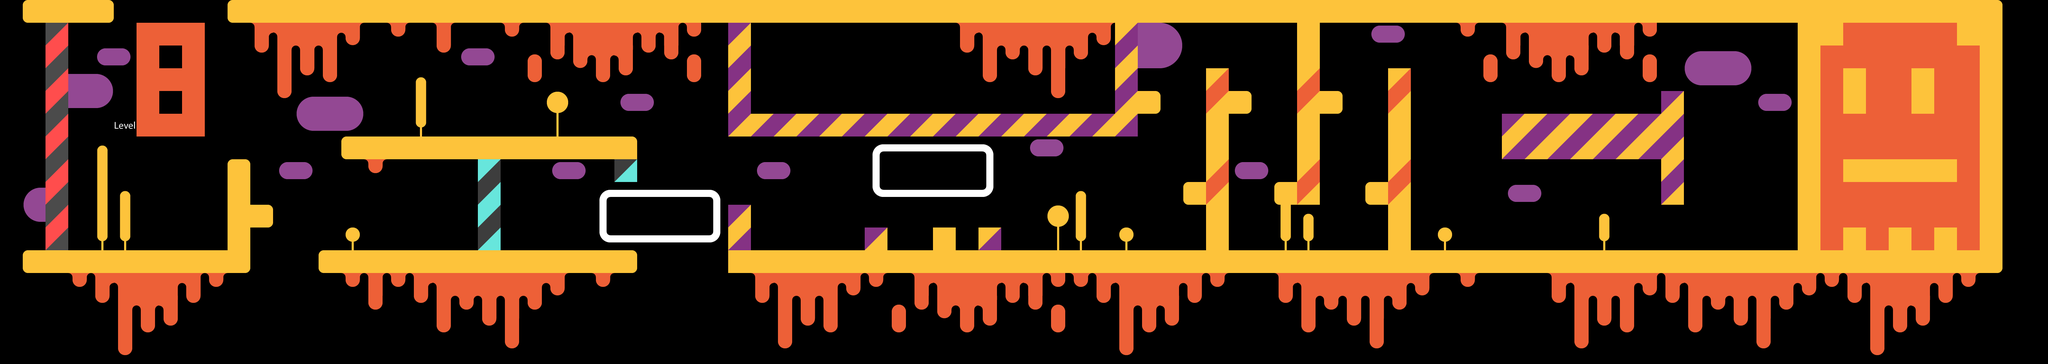

A 2D game scene composited from a Tiled map and its tileset images. What follows is a short description and the map's XML, with each tile layer's data collapsed to a summary:
An orthogonal 90x16 tile map with 64x64 px tiles, 2 tile layers (Floor_ui, Coins) and 24 objects.

<map version="1.1" tiledversion="2018.08.22" orientation="orthogonal" renderorder="right-down" width="90" height="16" tilewidth="64" tileheight="64" infinite="0" nextlayerid="6" nextobjectid="134">
 <tileset firstgid="1" source="Tiles.tsx" />
 <layer id="1" name="Floor_ui" width="90" height="16">
  <data>[1440 cells, 732 non-empty, 68 distinct tile ids]</data>
 </layer>
 <layer id="2" name="Coins" width="90" height="16">
  <data>[1440 cells, 12 non-empty, 3 distinct tile ids]</data>
 </layer>
 <objectgroup id="3" name="Coins_Object">
  <object id="51" x="1344" y="256" width="64" height="64" />
  <object id="52" x="1088" y="512" width="64" height="64" />
  <object id="56" x="1216" y="576" width="64" height="64" />
  <object id="60" x="1472" y="576" width="64" height="64" />
  <object id="83" x="1600" y="576" width="64" height="64" />
  <object id="92" x="2240" y="512" width="64" height="64" />
  <object id="100" x="3520" y="384" width="64" height="64" />
  <object id="101" x="4480" y="256" width="64" height="64" />
  <object id="102" x="4928" y="576" width="64" height="64" />
  <object id="120" x="4928" y="128" width="64" height="64" />
 </objectgroup>
 <objectgroup id="4" name="Enemy_Object">
  <object id="122" x="1152" y="512" width="64" height="64">
   <properties>
    <property name="isDynamic" type="bool" value="true" />
    <property name="isVertical" type="bool" value="true" />
   </properties>
  </object>
  <object id="123" x="1472" y="448" width="64" height="64">
   <properties>
    <property name="isDynamic" type="bool" value="true" />
    <property name="isVertical" type="bool" value="false" />
   </properties>
  </object>
  <object id="124" x="2624" y="448" width="64" height="64">
   <properties>
    <property name="isDynamic" type="bool" value="true" />
    <property name="isVertical" type="bool" value="true" />
   </properties>
  </object>
  <object id="125" x="3776" y="384" width="64" height="64">
   <properties>
    <property name="isDynamic" type="bool" value="true" />
    <property name="isVertical" type="bool" value="true" />
   </properties>
  </object>
  <object id="126" x="4096" y="448" width="64" height="64">
   <properties>
    <property name="isDynamic" type="bool" value="true" />
    <property name="isVertical" type="bool" value="true" />
   </properties>
  </object>
  <object id="127" x="3968" y="320" width="64" height="64">
   <properties>
    <property name="isDynamic" type="bool" value="true" />
    <property name="isVertical" type="bool" value="true" />
   </properties>
  </object>
  <object id="128" x="4608" y="576" width="64" height="64">
   <properties>
    <property name="isDynamic" type="bool" value="true" />
    <property name="isVertical" type="bool" value="true" />
   </properties>
  </object>
  <object id="129" x="4800" y="448" width="64" height="64">
   <properties>
    <property name="isDynamic" type="bool" value="true" />
    <property name="isVertical" type="bool" value="false" />
   </properties>
  </object>
  <object id="130" x="4864" y="320" width="64" height="64">
   <properties>
    <property name="isDynamic" type="bool" value="true" />
    <property name="isVertical" type="bool" value="false" />
   </properties>
  </object>
  <object id="131" x="2496" y="640" width="256" height="64">
   <properties>
    <property name="isDynamic" type="bool" value="false" />
    <property name="isVertical" type="bool" value="false" />
   </properties>
  </object>
  <object id="132" x="3264" y="384" width="64" height="64">
   <properties>
    <property name="isDynamic" type="bool" value="true" />
    <property name="isVertical" type="bool" value="true" />
   </properties>
  </object>
  <object id="133" x="3392" y="64" width="64" height="64">
   <properties>
    <property name="isDynamic" type="bool" value="true" />
    <property name="isVertical" type="bool" value="false" />
   </properties>
  </object>
 </objectgroup>
 <objectgroup id="5" name="Text_Object">
  <object id="67" x="1707" y="512" width="294" height="64">
   <properties>
    <property name="text" value="You can do it." />
   </properties>
   <text fontfamily="Roboto" pixelsize="48" wrap="1" color="#ffffff">You can do it.</text>
  </object>
  <object id="68" x="2496" y="384" width="256" height="64">
   <properties>
    <property name="text" value="Lava  me (:" />
   </properties>
   <text fontfamily="Roboto" pixelsize="48" wrap="1" color="#ffffff">Lava  me (:</text>
  </object>
 </objectgroup>
</map>
